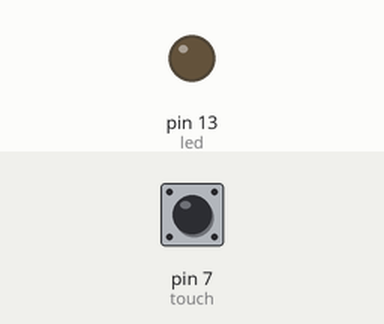
This sketch was run on a simulated Arduino Uno, built with avr-gcc and run on an emulated ATmega328P. Parts: output pins drawn as LEDs (lit = HIGH). The inputs (shaded band) are chosen by the test bench; at power-on: pin 7 (touch) LOW.

Above: at 1.8 s.
1.9 s: pin 7 (touch) pulled HIGH for 0.6 s
At 2.4 s:
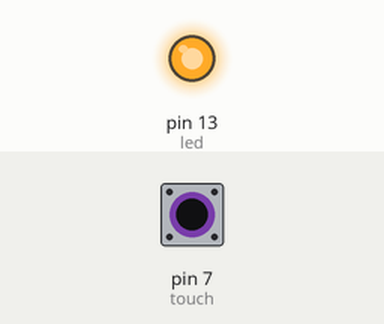
4.0 s: pin 7 (touch) pulled HIGH for 3.2 s
At 8.3 s:
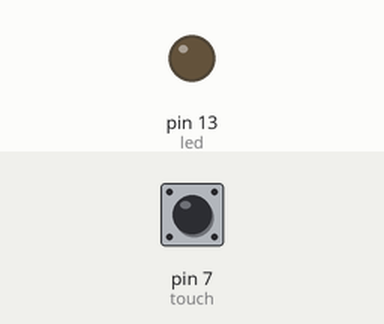
Timing chart, 0 to 9.8 s (numbered marks = the images above; inputs shaded):
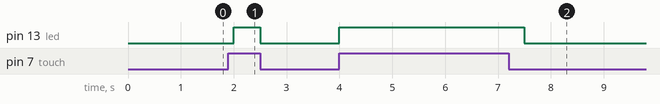

The sketch:

Touchsensorcode.ino
```cpp
const int touch = 7;
const int led = 13;

void setup() {
  pinMode(touch,INPUT);//define pin as input sensor
  pinMode(led,OUTPUT);//define pin as output sensor

}

void loop() {
int y =digitalRead(touch);//read the sensor
if (y==1){
  digitalWrite(led,HIGH);//turn on led
}else{digitalWrite(led,LOW);//turn off led
}
delay(500);

}
```

Measured:
- after the input at 1.9 s, pin 13 (led): LOW → HIGH after 0.10 s, → LOW 0.50 s later
- after the input at 4.0 s, pin 13 (led): LOW → HIGH at once, → LOW 3.5 s later
